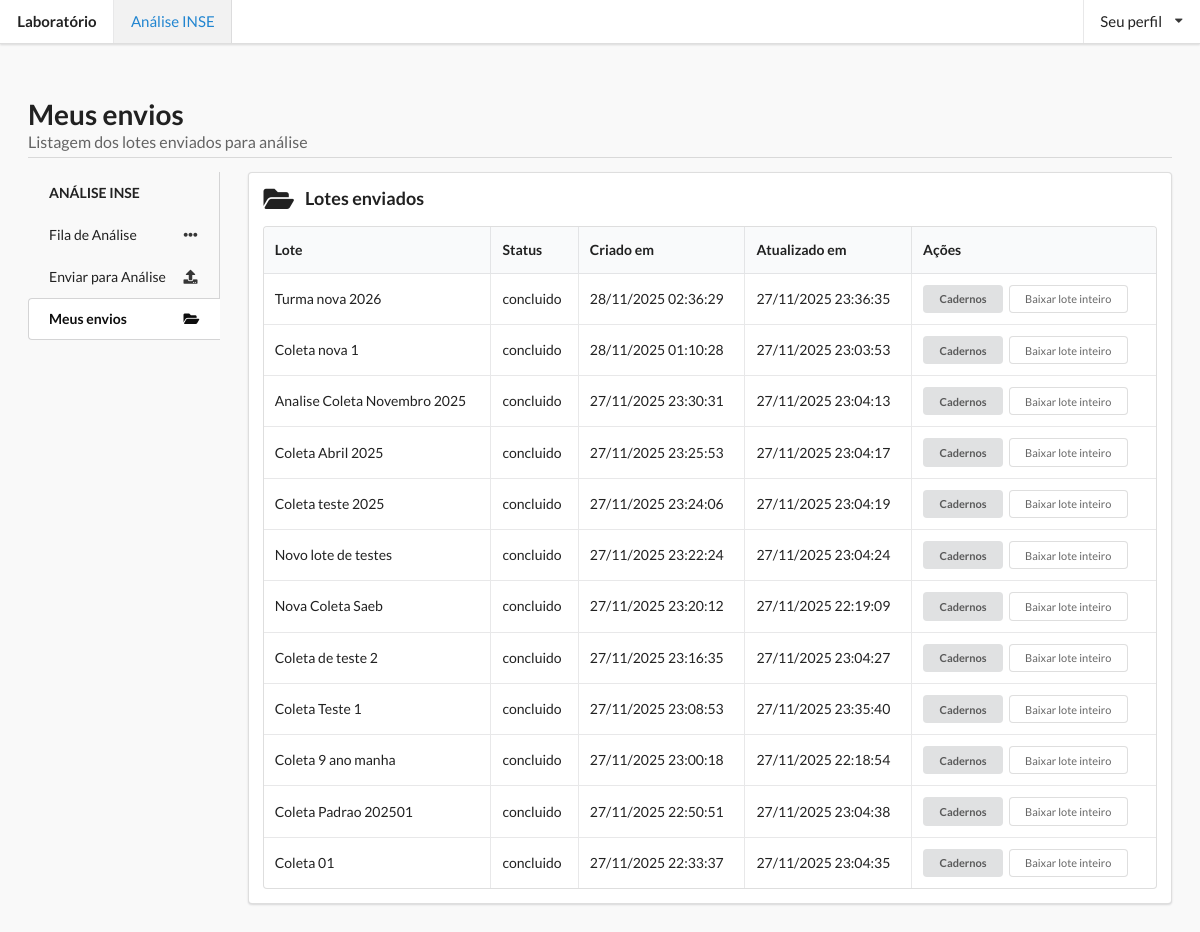
/index.php?action=meusEnvios, run on the app's committed database.
### tables this page shows
CREATE TABLE `lotes_correcao` (
  `id` int NOT NULL AUTO_INCREMENT,
  `lote_id` varchar(255) NOT NULL,
  `s3_prefix` varchar(500) NOT NULL,
  `total_arquivos` int NOT NULL DEFAULT '0',
  `status` enum('uploaded','em_processamento','concluido','erro') NOT NULL DEFAULT 'uploaded',
  `mensagem_erro` text,
  `criado_em` datetime NOT NULL,
  `atualizado_em` datetime NOT NULL,
  `tempo_processamento_segundos` int DEFAULT NULL,
  PRIMARY KEY (`id`),
  UNIQUE KEY `uq_lote` (`lote_id`)
);

### controllers/UploadFolhasRespostasController.php (called while the page is built, shortened)
<?php
final class UploadFolhasRespostasController
{
    private PDO $db;
    public function __construct()
    {
        $this->db = new PDO(
            'mysql:host=localhost;port=23306;dbname=corretor_saeb;charset=utf8mb4',
            'root',
            'root',
            [PDO::ATTR_ERRMODE => PDO::ERRMODE_EXCEPTION]
        );
    }
    private function getDb(): PDO
    {
        return $this->db;
    }
    private function render(string $view, array $data = []): void
    {
        extract($data);
        $controller = $this;
        require __DIR__ . "/../views/uploadFolhasRespostas/{$view}.php";
    }
    public function actionMeusEnvios(): void
    {
        $this->pgTitulo = 'Meus envios';
        $db = $this->getDb();
        $stmt = $db->query("
            SELECT lote_id, status, criado_em, atualizado_em, mensagem_erro
            FROM lotes_correcao
            ORDER BY criado_em DESC
        ");
        $lotes = $stmt->fetchAll(PDO::FETCH_ASSOC);
        $this->render('meusEnvios', compact('lotes'));
    }
}

### views/uploadFolhasRespostas/meusEnvios.php (the view, shortened to what this page needs)
<!DOCTYPE html>
<html lang="pt-BR">
<head>
    <link rel="stylesheet" href="https://cdn.jsdelivr.net/npm/semantic-ui@2.5.0/dist/semantic.min.css">
</head>
<body>
<div style="min-height: 100vh; display: flex; flex-direction: column">
    <header>
        <div class="ui top fixed large menu">
            <a class="logo header item" href="index.php">Laboratório</a>
            <a class="blue active item" href="index.php?action=verFila">Análise INSE</a>
            <div class="right menu">
                <div class="ui dropdown item" style="text-align:center">
                    Seu perfil
                    <i class="dropdown icon"></i>
                </div>
            </div>
        </div>
    </header>
    <main id="main" style="flex-grow:1">
        <h1 class="ui dividing header">
            <div class="content">
                <?= htmlspecialchars($controller->pgTitulo) ?>
                <div class="sub header">Listagem dos lotes enviados para análise</div>
            </div>
        </h1>
        <div class="ui stackable grid">
            <div class="three wide column">
                <?php require __DIR__ . '/incl/menuLateral.php'; ?>
            </div>
            <div class="thirteen wide column">
                <div class="ui segment">
                    <h3 class="ui header">
                        <i class="folder open icon"></i>
                        <div class="content">Lotes enviados</div>
                    </h3>
                    <table class="ui celled table">
                        <thead>
                        <tr>
                            <th>Lote</th>
                            <th>Status</th>
                            <th>Criado em</th>
                            <th>Atualizado em</th>
                            <th>Ações</th>
                        </tr>
                        </thead>
                        <tbody>
                        <?php if ($lotes): ?>
                            <?php foreach ($lotes as $lote): ?>
                                <tr>
                                    <td><?= htmlspecialchars($lote['lote_id']) ?></td>
                                    <td><?= htmlspecialchars($lote['status']) ?></td>
                                    <td><?= date('d/m/Y H:i:s', strtotime($lote['criado_em'])) ?></td>
                                    <td>
                                        <?= $lote['atualizado_em'] ? date('d/m/Y H:i:s', strtotime($lote['atualizado_em'])) : '-' ?>
                                    </td>
                                    <td>
                                        <a class="ui mini button" href="index.php?action=meusCadernos&lote_id=<?= urlencode($lote['lote_id']) ?>">
                                            Cadernos
                                        </a>
                                        <a class="ui mini basic button" href="index.php?action=downloadLote&lote_id=<?= urlencode($lote['lote_id']) ?>">
                                            Baixar lote inteiro
                                        </a>
                                    </td>
                                </tr>
                            <?php endforeach; ?>
                        <?php else: ?>
                            <tr>
                                <td colspan="5">Nenhum lote enviado ainda.</td>
                            </tr>
                        <?php endif; ?>
                        </tbody>
                    </table>
                </div>
            </div>
        </div>
    </main>
</div>
</body>
</html>

### views/uploadFolhasRespostas/meusEnvios.php (style rules this page uses)
body { background-color: #f9f9f9; }
#main { margin-top: 72px; padding: 2rem; }

### data on the page
lotes_correcao: lote "Turma nova 2026", status "concluido", criado_em "28/11/2025 02:36:29", atualizado_em "27/11/2025 23:36:35"
lotes_correcao: lote "Coleta nova 1", status "concluido", criado_em "28/11/2025 01:10:28", atualizado_em "27/11/2025 23:03:53"
lotes_correcao: lote "Analise Coleta Novembro 2025", status "concluido", criado_em "27/11/2025 23:30:31", atualizado_em "27/11/2025 23:04:13"
lotes_correcao: lote "Coleta Abril 2025", status "concluido", criado_em "27/11/2025 23:25:53", atualizado_em "27/11/2025 23:04:17"
lotes_correcao: lote "Coleta teste 2025", status "concluido", criado_em "27/11/2025 23:24:06", atualizado_em "27/11/2025 23:04:19"
lotes_correcao: lote "Novo lote de testes", status "concluido", criado_em "27/11/2025 23:22:24", atualizado_em "27/11/2025 23:04:24"
lotes_correcao: lote "Nova Coleta Saeb", status "concluido", criado_em "27/11/2025 23:20:12", atualizado_em "27/11/2025 22:19:09"
lotes_correcao: lote "Coleta de teste 2", status "concluido", criado_em "27/11/2025 23:16:35", atualizado_em "27/11/2025 23:04:27"
lotes_correcao: lote "Coleta Teste 1", status "concluido", criado_em "27/11/2025 23:08:53", atualizado_em "27/11/2025 23:35:40"
lotes_correcao: lote "Coleta 9 ano manha", status "concluido", criado_em "27/11/2025 23:00:18", atualizado_em "27/11/2025 22:18:54"
lotes_correcao: lote "Coleta Padrao 202501", status "concluido", criado_em "27/11/2025 22:50:51", atualizado_em "27/11/2025 23:04:38"
lotes_correcao: lote "Coleta 01", status "concluido", criado_em "27/11/2025 22:33:37", atualizado_em "27/11/2025 23:04:35"

### other printed values
$controller->pgTitulo "Meus envios"
